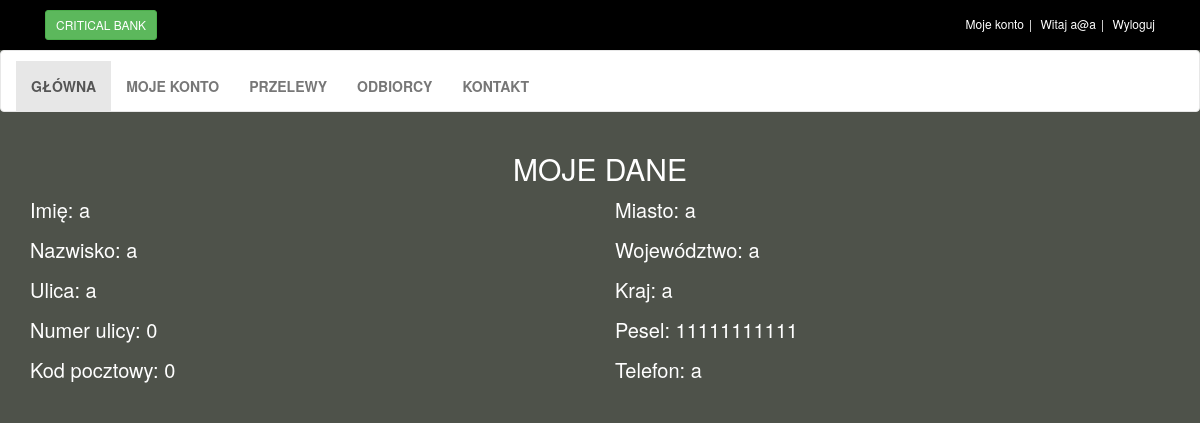
Screenshot of /myAccount.php (signed in) with the database file from the repository.
### tables this page shows
CREATE TABLE `klienci` (
  `NrKlienta` mediumint(9) NOT NULL,
  `Email` varchar(45) NOT NULL,
  `Imie` varchar(50) NOT NULL,
  `Nazwisko` varchar(50) NOT NULL,
  `Pesel` varchar(11) NOT NULL,
  `Telefon` varchar(45) NOT NULL,
  `Login` varchar(45) NOT NULL,
  `Haslo` varchar(45) NOT NULL,
  `TypUzytkownika` smallint(1) DEFAULT NULL,
  `CzyAktywny` smallint(1) DEFAULT NULL
);

CREATE TABLE `adresy` (
  `NrKlienta` mediumint(9) NOT NULL,
  `Kraj` varchar(45) NOT NULL,
  `Wojewodztwo` varchar(45) NOT NULL,
  `Miasto` varchar(45) NOT NULL,
  `Ulica` varchar(45) NOT NULL,
  `NrUlicy` int(3) NOT NULL,
  `KodPocztowy` int(5) NOT NULL
);

### myAccount.php (the view, shortened to what this page needs)
<!DOCTYPE html>
<html lang="en">
    <head>
        <link rel="stylesheet" href="styles/bootstrap-337.min.css">
        <link rel="stylesheet" href="font-awsome/css/font-awesome.min.css">
        <link rel="stylesheet" href="styles/style.css">
    </head>
    <body>
    <div class id="top_menu">
            <div class="container">
                <div class="col-md-6 offer">
                    <a href="#" class= "btn btn-success btn-sm">Critical Bank</a>
                </div>
                <div class="col-md-6">
                    <ul class="menu">
                        <li>
                        <?php
                        if(isset($_SESSION['czyZalogowany'])&&($_SESSION['czyZalogowany'])){
                            $nazwaUzytkownika = $_SESSION['nazwaUzytkownika'];
                            echo "<a href=\"myAccount.php\">Moje konto</a>";
                            echo "</li>";
                            echo "<li>";
                            echo "Witaj ".$nazwaUzytkownika;
                            echo "</li>";
                            echo "<li>";
                            echo "<a href=\"logout.php\">Wyloguj</a>";
                        echo "</li>";
                        }
                        else{
                            echo "<a href=\"Customer_register.php\">Zarejestruj</a>";
                            echo "</li>";
                            echo "<li>";
                            echo "<a href=\"login.php\">Zaloguj</a>";
                        }
                        ?>
                    </ul>
                </div>
            </div>
        </div>
        <div id="navbar" class="navbar navbar-default">
            <div class="cointainer">
                <div class="navbar-collapse collapse" id="navigation">
                    <div class="padding-nav">
                        <ul class="nav navbar-nav left">
                            <li class="active">
                                <a href="index.php">Główna</a>
                            </li>
                            <?php
                            if(isset($_SESSION['czyZalogowany'])&&($_SESSION['czyZalogowany']))
                            {
                            echo "<li>";
                            echo "<a href=\"accounts.php\">Moje konto</a>";
                            echo "</li>";
                            echo "<li>";
                            echo "<a href=\"transfers.php\">Przelewy</a>";
                            echo "</li>";
                            echo "<li>";
                            echo "<a href=\"recipient.php\">Odbiorcy</a>";
                            echo "</li>";
                            }
                        ?>
                            <li>
                                <a href="contact.php">Kontakt</a>
                            </li>
                        </ul>
                    </div>
                </div>
            </div>
        </div>
    <?php
    $polaczenie = @new mysqli("localhost","root","","bank");
    $NrKlienta=$_SESSION['nrKlienta'];
    $zapytanie = "SELECT * FROM klienci k join adresy a on k.NrKlienta=a.NrKlienta WHERE K.NrKlienta=$NrKlienta";
    $wynik = $polaczenie->query($zapytanie);
    $iloscWierszy = $wynik->num_rows;
    ?>
        <div class="container">
            <div class="row">
                <div class="col-md-12">
                     <h2 class="h2-main text-center">Moje dane</h2>
                <?php
                    for($i=0; $i<$iloscWierszy; $i++)
                    {
                    $wiersz=$wynik->fetch_assoc();
                    echo "<div class='col-md-6 padding-left-md'>";
                    echo "<p class='p-contact'>Imię: ".$wiersz['Imie']."<p>";
                    echo "<p class='p-contact'>Nazwisko: ".$wiersz['Nazwisko']."</p>";
                    echo "<p class='p-contact'>Ulica: ".$wiersz['Ulica']."</p>";
                    echo "<p class='p-contact'>Numer ulicy: ".$wiersz['NrUlicy']."</p>";
                    echo "<p class='p-contact'>Kod pocztowy: ".$wiersz['KodPocztowy']."</p>";
                    echo "</div>";
                    echo "<div class='col-md-6'>";
                    echo "<p class='p-contact'>Miasto: ".$wiersz['Miasto']."</p>";
                    echo "<p class='p-contact'>Województwo: ".$wiersz['Wojewodztwo']."</p>";
                    echo "<p class='p-contact'>Kraj: ".$wiersz['Kraj']."</p>";
                    echo "<p class='p-contact'>Pesel: ".$wiersz['Pesel']."</p>";
                    echo "<p class='p-contact'>Telefon: ".$wiersz['Telefon']."</p>";
                    echo "</div>";
                    }
                ?>
                </div>
            </div>
        </div>
    </body>
</html>

### styles/style.css (style rules this page uses)
body { font-size: 14px; line-height: 1.42857143; color: #333333; background: #4e524a; overflow-x: hidden; }
#top_menu { background: #000000; padding: 10px 0; }
#top_menu .offer { color: #ffffff; }
#top_menu .offer .btn { text-transform: uppercase; }
#top_menu a { color: white; }
#top_menu ul.menu { padding-top: 5px; margin: 0px; text-align: right; font-size: 12px; list-style: none; }
#top_menu ul.menu > li { display: inline-block; }
#top_menu ul.menu > li { color: #ffffff; }
#top_menu ul.menu > li + li::before { content: "|\00a0"; color: #f7f7f7; padding: 0 5px; }
.navbar { background: #ffffff; }
.navbar ul.nav > li > a { text-transform: uppercase; font-weight: bold; font-size: 14px; }
.padding-nav { padding-top: 10px; }
.h2-main { color:#FFFFFF; text-transform: uppercase; }
.text-center { text-align:center; }
.p-contact { line-height:30px; font-size:20px; color:#FFFFFF; }
.padding-left-md { padding-left:30%; }
@media only screen 
and (max-device-width: 1000px) { .padding-left-md { padding-left:0; } }

### rows the page displays
klienci: Imie "a", Nazwisko "a", adresy.Ulica "a", adresy.NrUlicy "0", adresy.KodPocztowy "0", adresy.Miasto "a", adresy.Wojewodztwo "a", adresy.Kraj "a", Pesel "11111111111", Telefon "a"

### other values shown
$nazwaUzytkownika "a@a"
